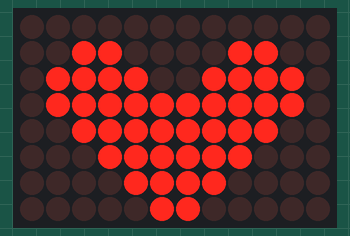
Recording of a sketch running on a simulated Arduino Uno R4 WiFi. Shown: 12×8 LED matrix.

Above: at 0.1 s.

The sketch:

Matrix-emote.ino
```cpp
#include "Arduino_LED_Matrix.h" // Include the LED_Matrix Library

ArduinoLEDMatrix matrix; // Create an instance of the ArduinoLEDMatrix class

// 2D Array สำหรับเก็บรูปแบบรูปหัวใจ
uint8_t heartFrame[8][12] = {
  { 0, 0, 0, 0, 0, 0, 0, 0, 0, 0, 0, 0 },
  { 0, 0, 1, 1, 0, 0, 0, 0, 1, 1, 0, 0 },
  { 0, 1, 1, 1, 1, 0, 0, 1, 1, 1, 1, 0 },
  { 0, 1, 1, 1, 1, 1, 1, 1, 1, 1, 1, 0 },
  { 0, 0, 1, 1, 1, 1, 1, 1, 1, 1, 0, 0 },
  { 0, 0, 0, 1, 1, 1, 1, 1, 1, 0, 0, 0 },
  { 0, 0, 0, 0, 1, 1, 1, 1, 0, 0, 0, 0 },
  { 0, 0, 0, 0, 0, 1, 1, 0, 0, 0, 0, 0 }
};

void setup() {
  matrix.begin(); // เริ่มต้นการทำงานของ LED matrix
}

void loop() {
  // แสดงรูปหัวใจบน LED matrix
  matrix.renderBitmap(heartFrame, 8, 12);
  delay(1000); // หน่วงเวลา 1 วินาที

  // ล้างหน้าจอ (ทำให้ LED ทุกดวงดับ)
  matrix.clear();
  delay(1000); // หน่วงเวลา 1 วินาที
}
```
